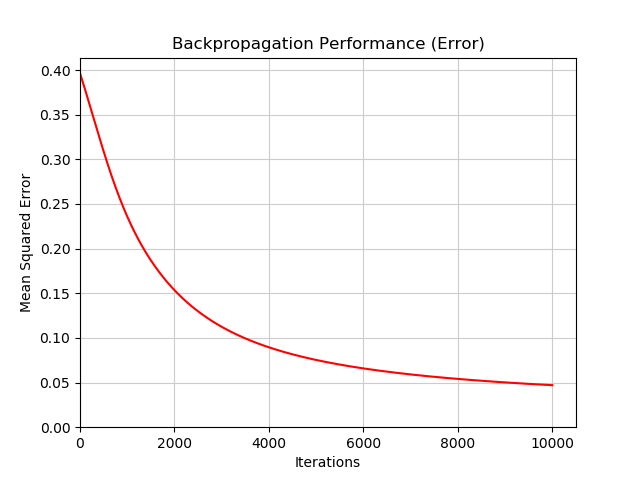

Reproduce this figure in Python.
import numpy as np
import matplotlib.pyplot as plt

debug = True

iterations = 10000
lr = 0.001

def sigmoid(x):
    return 1 / (1 + np.exp(-x))

def sigmoid_derivative(x):
    return x * (1 - x)

# inputs
X_train = np.array([[1, 1, 0, 1],
                            [0, 1, 0, 1],
                            [0, 1, 0, 1],
                            [1, 0, 1, 0],
                            [0, 1, 1, 0],
                            [1, 0, 1, 1],
                            [0, 0, 0, 0],
                            [1, 1, 1, 0],
                            [0, 0, 1, 1],
                            [1, 1, 0, 1],
                            [0, 0, 1, 0],
                            [1, 0, 0, 0],
                            [1, 1, 1, 1],
                            [0, 1, 1, 1],
                            [1, 0, 0, 1]])
# labels
y_train = np.array([[0],
                             [0],
                             [0],
                             [1],
                             [1],
                             [1],
                             [0],
                             [1],
                             [1],
                             [0],
                             [1],
                             [0],
                             [1],
                             [1],
                             [0]])

np.random.seed(1)

# generate random initial weights with mean 0
weights = 2 * np.random.random((4, 1)) - 1

if debug == True:
    print("Initial weights:")
    print(weights)

x_err = np.arange(0, iterations, 1)
y_err = np.array([])

for _ in range(iterations):
    input_layer = X_train
    outputs = sigmoid(np.dot(input_layer, weights))

    error = y_train - outputs
    
    mse = np.square(outputs - y_train).mean() # root mean squared error
    y_err = np.append(y_err, mse)
    
    adjustments = lr * error * sigmoid_derivative(outputs)
    weights += np.dot(input_layer.T, adjustments)
if debug == True:
    print("Final weights:")
    print(weights)

if debug == True:
    print()
    print("Training outputs:")
    print(outputs)
    print("Training error:")
    print(error)

X_validate = np.array([[1, 0, 0, 0],
                       [1, 0, 1, 1]])
y_validate = np.array([[0],
                       [1]])

input_layer = X_validate
outputs = sigmoid(np.dot(input_layer, weights))

mse = np.square(outputs - y_validate).mean() # mean squared error

if debug == True:
    print()
    print("Testing outputs:")
    print(outputs)
    print("Testing error:")
    print(mse)
  
plt.plot(x_err, y_err, 'r-')
plt.grid(b=True, which='major', color='#CCCCCC', linestyle='-')
plt.title("Backpropagation Performance (Error)")
plt.xlabel("Iterations")
plt.ylabel("Mean Squared Error")

plt.xlim(0)
plt.ylim(0)

plt.savefig('error_plot.png')
plt.show()